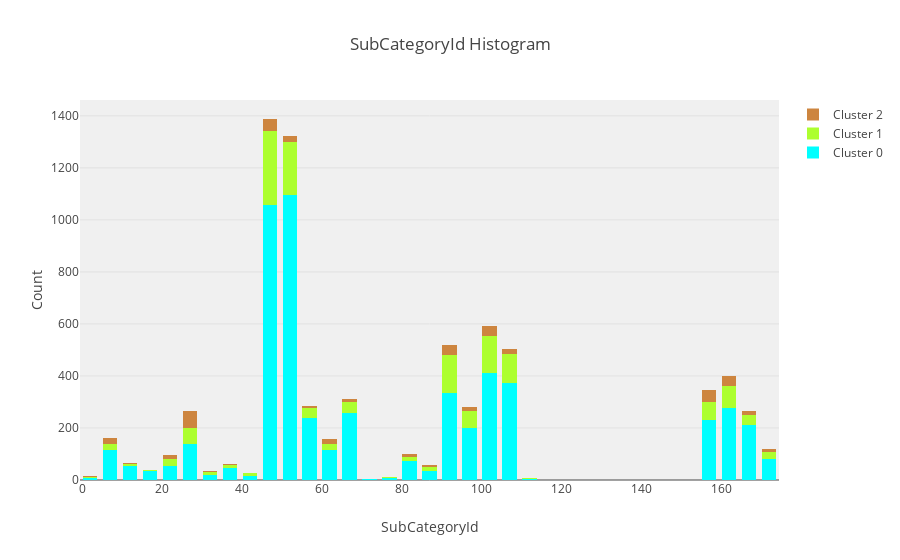

This figure's notebook cell:
### Code cell
# Get SubCategoryId histogram filled by the color of its cluster. 
data_plot = []
for c in range(max(clusters) + 1) :
    data_plot.append(
        go.Histogram(
            x = data_aggregated[SUBCATEGORYID_COLUMN][clusters == c].values,
            name = 'Cluster ' + str(c),
            marker = dict(
                color = COLOR_MAP[c]
            )
        )
    )
    
layout = go.Layout(
    title='SubCategoryId Histogram',
    xaxis=dict(
        title='SubCategoryId'
    ),
    yaxis=dict(
        title='Count'
    ),
    bargap=0.2,
    bargroupgap=0.1,
    barmode='stack',
    plot_bgcolor='rgba(240,240,240, 0.95)'
)

fig = go.Figure(data=data_plot, layout=layout)
offline.iplot(fig)
pio.write_image(fig, get_path('histogram_subcategoryid_per_cluster'))
Image(get_path('histogram_subcategoryid_per_cluster'))

### Figure 1 — Plotly figure (JSON) as saved in the notebook; plotly's stock layout.template omitted (floating-point values rounded to 4 significant figures; data arrays with more than 128 entries replaced by an {"elided": "..."} marker saying what was removed)
{"data": [{"marker": {"color": "aqua"}, "name": "Cluster 0", "type": "histogram", "uid": "4507a6bd-43fb-47a5-b483-9c00c7d3b5da", "x": {"elided": "5498 int values"}}, {"marker": {"color": "greenyellow"}, "name": "Cluster 1", "type": "histogram", "uid": "c3b1c19f-f6ee-47fb-a240-dff7f4675678", "x": {"elided": "1454 int values"}}, {"marker": {"color": "peru"}, "name": "Cluster 2", "type": "histogram", "uid": "77abbc82-ffb7-41c4-b868-a2c70b6e26e9", "x": {"elided": "478 int values"}}], "layout": {"bargap": 0.2, "bargroupgap": 0.1, "barmode": "stack", "plot_bgcolor": "rgba(240,240,240, 0.95)", "title": {"text": "SubCategoryId Histogram"}, "xaxis": {"title": {"text": "SubCategoryId"}}, "yaxis": {"title": {"text": "Count"}}}}
